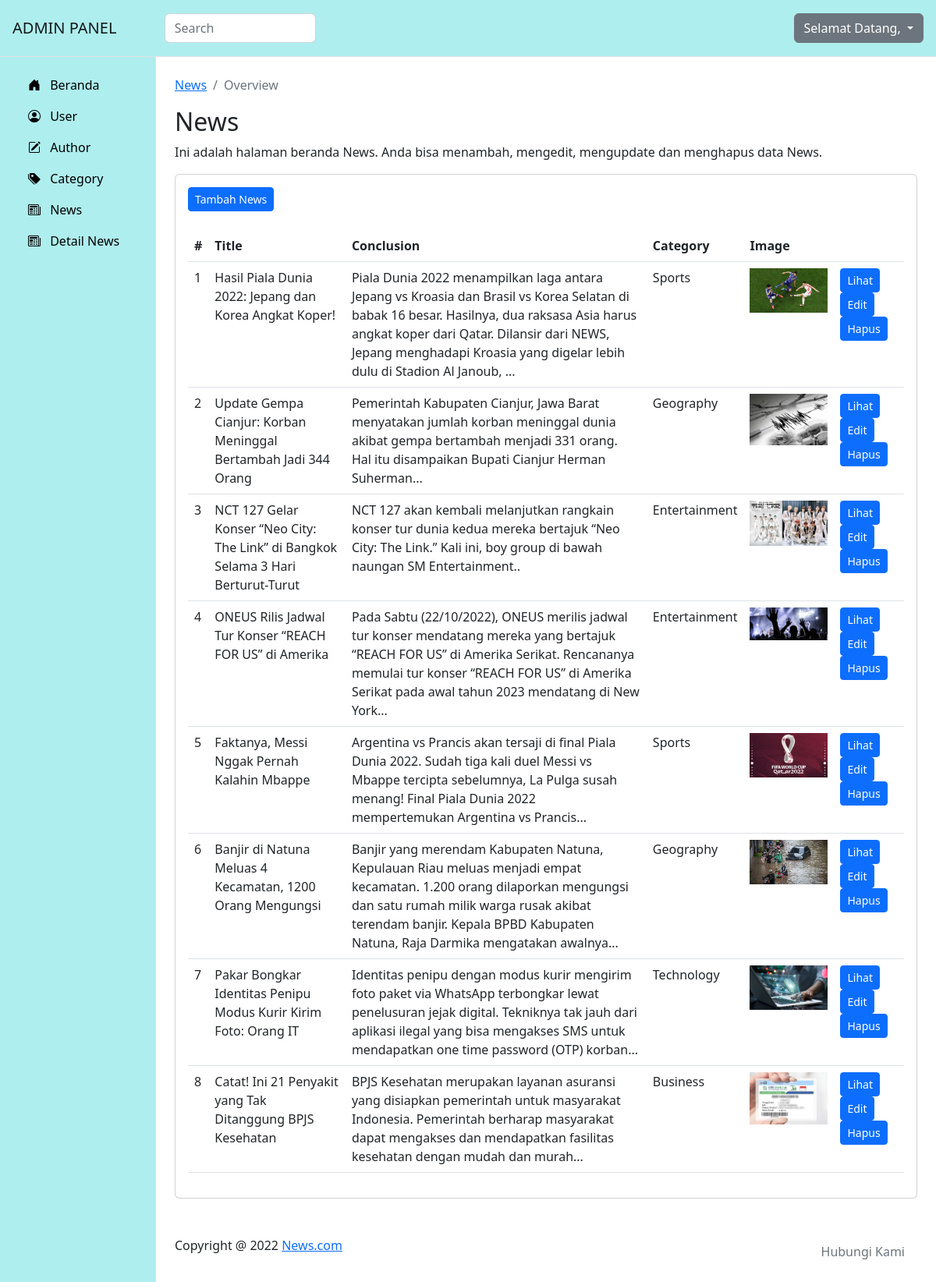
Page /admin/news/index.php (signed in) on the committed database.
### tables this page shows
CREATE TABLE `news` (
  `id_news` int(11) NOT NULL,
  `title` varchar(128) NOT NULL,
  `conclusion` text NOT NULL,
  `category_news` int(11) NOT NULL,
  `image` varchar(64) NOT NULL
);

CREATE TABLE `category` (
  `id_category` int(11) NOT NULL,
  `category` varchar(45) NOT NULL
);

### admin/news/index.php (the view, shortened to what this page needs)
<!DOCTYPE html>
<html lang="en">
<head>
    <link rel="stylesheet" href="https://cdnjs.cloudflare.com/ajax/libs/bootstrap/5.2.3/css/bootstrap.min.css"
 />
    <link rel="stylesheet" href="https://cdnjs.cloudflare.com/ajax/libs/chartist/0.11.4/chartist.min.css"
 />
    <link rel="stylesheet" href="https://cdn.jsdelivr.net/npm/bootstrap-icons@1.10.2/font/bootstrap-icons.css">
</head>
<body>
    <?php
    include '../../connect.php';
    $sql = "SELECT * FROM news
    JOIN category ON news.category_news = category.id_category";
    $datas = $conn->query($sql);
    ?>
    <nav class="navbar navbar-expand-lg p-3 border-bottom" style="background-color: #AFEEEE">
        <div class="d-flex col-12 col-md-3 col-lg-2 mb-2 mb-lg-0 flex-md-nowrap justify-content-between">
            <a class="navbar-brand" href="#">
                ADMIN PANEL
            </a>
        </div>
        <div class="col-12 col-md-4 col-lg-2">
            <input class="form-control form-control-dark" type="text" placeholder="Search" aria-labels="Search">
        </div>
        <div class="col-12 col-md-5 col-lg-8 d-flex align-items-center justify-content-md-end mt-3 mt-md-0">
            <div class="dropdown">
                <a class="btn btn-secondary dropdown-toggle" href="#" role="button" data-bs-toggle="dropdown"
                    aria-expanded="false">
                    Selamat Datang,
                </a>
            </div>
        </div>
    </nav>
    <div class="container-fluid">
        <div class="row">
            <nav id="sidebar" class="col-md-3 col-lg-2 d-md-block sidebar collapse border-end"
                style="background-color: #AFEEEE;">
                <div class="position-sticky">
                    <ul class="nav flex-coloumn pt-3">
                        <li class="nav-item">
                            <a class="nav-link active" aria-current="page" href="/project/admin"
                                style="color: #000000;">
                                <i class="bi bi-house-door-fill px-2"></i>
                                <span>Beranda</span>
                            </a>
                        </li>
                        <li class="nav-item">
                            <a class="nav-link active" aria-current="page" href="/project/admin/users"
                                style="color: #000000;">
                                <i class="bi bi-person-circle px-2"></i>
                                <span>User</span>
                            </a>
                        </li>
                        <li class="nav-item">
                            <a class="nav-link active" aria-current="page" href="/project/admin/author"
                                style="color: #000000;">
                                <i class="bi bi-pencil-square px-2"></i>
                                <span>Author</span>
                            </a>
                        </li>
                        <li class="nav-item">
                            <a class="nav-link active" aria-current="page" href="/project/admin/category"
                                style="color: #000000;">
                                <i class="bi bi-tags-fill px-2"></i>
                                <span>Category</span>
                            </a>
                        </li>
                        <li class="nav-item">
                            <a class="nav-link active" aria-current="page" href="/project/admin/news"
                                style="color: #000000;">
                                <i class="bi bi-newspaper px-2"></i>
                                <span>News</span>
                            </a>
                        </li>
                        <li class="nav-item">
                            <a class="nav-link active" aria-current="page" href="/project/admin/detail-berita"
                                style="color: #000000;">
                                <i class="bi bi-newspaper px-2"></i>
                                <span>Detail News</span>
                            </a>
                        </li>
                    </ul>
                </div>
            </nav>
            <main class="col-md-9 ms-sm-auto col-lg-10 px-md-4 py-4">
                <nav aria-label="breadcrumb">
                    <ol class="breadcrumb">
                        <li class="breadcrumb-item"><a href="/project/admin/newsletter">News</a></li>
                        <li class="breadcrumb-item active" aria-current="page">Overview</li>
                    </ol>
                </nav>
                <h1 class="h2">News</h2>
                    <p>Ini adalah halaman beranda News. Anda bisa menambah, mengedit, mengupdate dan menghapus data
                        News.</p>
                    <div class="card">
                        <div class="card-body">
                            <a href="create.php" class="btn btn-sm btn-primary mb-4" style="color:white;">Tambah
                                News</a>
                            <div class="table-responsive">
                                <table class="table">
                                    <thead>
                                        <tr>
                                            <th scope="col">#</th>
                                            <th scope="col">Title</th>
                                            <th scope="col">Conclusion</th>
                                            <th scope="col">Category</th>
                                            <th scope="col">Image</th>
                                            <th scope="col"></th>
                                        </tr>
                                    </thead>
                                    <tbody>
                                        <?php
                                    foreach ($datas as $key => $data) {
                                        echo '
                                        <tr>
                                            <td>'.($key + 1).'</td>
                                            <td>'.$data['title'].'</td>
                                            <td>'.$data['conclusion'].'</td>
                                            <td>'.$data['category'].'</td>
                                            <td><img src="image/'.$data['image'].'" width="100"></td>
                                            <td>
                                                <a href="show.php?id='.$data['id_news'].'" class="btn btn-sm btn-primary button-blue" style="color: white;">Lihat</a>
                                                <a href="edit.php?id='.$data['id_news'].'" class="btn btn-sm btn-primary button-blue" style="color: white;">Edit</a>
                                                <a href="delete.php?id='.$data['id_news'].'" class="btn btn-sm btn-primary" style="color: white;">Hapus</a>
                                            </td>
                                        </tr>
                                         ';
                                    }
                                    ?>
                                    </tbody>
                                </table>
                            </div>
                        </div>
                    </div>
                    <footer class="pt-5 d-flex justify-content-between">
                        <span>Copyright @ 2022 <a href="#">News.com</a></span>
                        <ul class="nav m-0">
                            <li class="nav-link text-secondary" href="#">Hubungi Kami</li>
                        </ul>
                    </footer>
            </main>
        </div>
    </div>
</body>
</html>

### rows in the picture
news: title "Hasil Piala Dunia 2022: Jepang dan Korea Angkat Koper!", conclusion "Piala Dunia 2022 menampilkan laga antara Jepang vs Kroasia dan Brasil vs Korea Selatan di babak 16 besar. Hasilnya, dua raksasa Asia harus angkat koper dari Qatar. Dilansir dari NEWS, Jepang menghadapi Kroasia yang digelar lebih dulu di Stadion Al Janoub, ...", category_news.category "Sports", image (picture)
news: title "Update Gempa Cianjur: Korban Meninggal Bertambah Jadi 344 Orang", conclusion "Pemerintah Kabupaten Cianjur, Jawa Barat menyatakan jumlah korban meninggal dunia akibat gempa bertambah menjadi 331 orang. Hal itu disampaikan Bupati Cianjur Herman Suherman...", category_news.category "Geography", image (picture)
news: title "NCT 127 Gelar Konser “Neo City: The Link” di Bangkok Selama 3 Hari Berturut-Turut", conclusion "NCT 127 akan kembali melanjutkan rangkain konser tur dunia kedua mereka bertajuk “Neo City: The Link.” Kali ini, boy group di bawah naungan SM Entertainment..", category_news.category "Entertainment", image (picture)
news: title "ONEUS Rilis Jadwal Tur Konser “REACH FOR US” di Amerika", conclusion "Pada Sabtu (22/10/2022), ONEUS merilis jadwal tur konser mendatang mereka yang bertajuk “REACH FOR US” di Amerika Serikat. Rencananya memulai tur konser “REACH FOR US” di Amerika Serikat pada awal tahun 2023 mendatang di New York...", category_news.category "Entertainment", image (picture)
news: title "Faktanya, Messi Nggak Pernah Kalahin Mbappe", conclusion "Argentina vs Prancis akan tersaji di final Piala Dunia 2022. Sudah tiga kali duel Messi vs Mbappe tercipta sebelumnya, La Pulga susah menang! Final Piala Dunia 2022 mempertemukan Argentina vs Prancis...", category_news.category "Sports", image (picture)
news: title "Banjir di Natuna Meluas 4 Kecamatan, 1200 Orang Mengungsi", conclusion "Banjir yang merendam Kabupaten Natuna, Kepulauan Riau meluas menjadi empat kecamatan. 1.200 orang dilaporkan mengungsi dan satu rumah milik warga rusak akibat terendam banjir. Kepala BPBD Kabupaten Natuna, Raja Darmika mengatakan awalnya...", category_news.category "Geography", image (picture)
news: title "Pakar Bongkar Identitas Penipu Modus Kurir Kirim Foto: Orang IT", conclusion "Identitas penipu dengan modus kurir mengirim foto paket via WhatsApp terbongkar lewat penelusuran jejak digital. Tekniknya tak jauh dari aplikasi ilegal yang bisa mengakses SMS untuk mendapatkan one time password (OTP) korban...", category_news.category "Technology", image (picture)
news: title "Catat! Ini 21 Penyakit yang Tak Ditanggung BPJS Kesehatan", conclusion "BPJS Kesehatan merupakan layanan asuransi yang disiapkan pemerintah untuk masyarakat Indonesia. Pemerintah berharap masyarakat dapat mengakses dan mendapatkan fasilitas kesehatan dengan mudah dan murah...", category_news.category "Business", image (picture)
